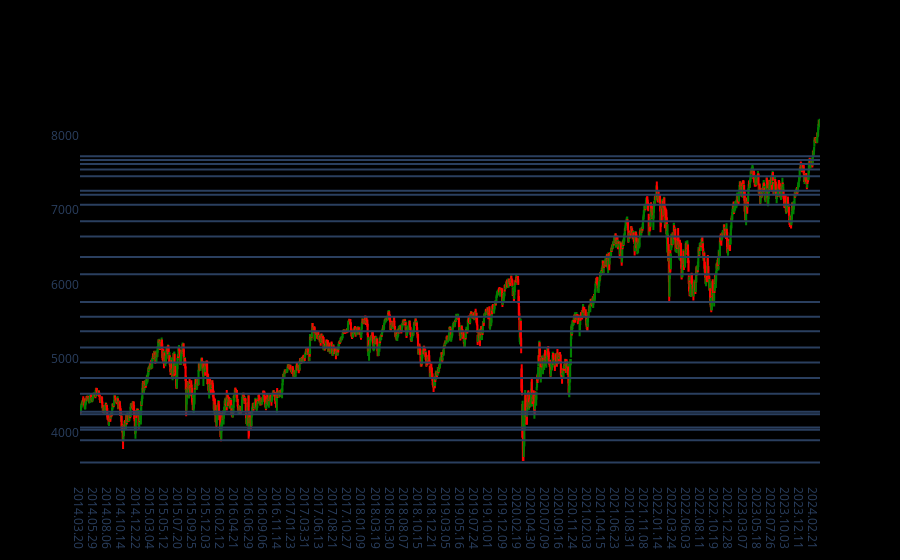

Write notebook code for a chart like this one.
### Code cell
import sys; sys.path.insert(1, '..')
import utility
from key_levels_finder.key_levels_algorithm import getKeyLevels

CAC40KeyLevels = getKeyLevels(df, useFilter=True,clusterBW=25)
utility.displayChartPrice(df, keylevels=CAC40KeyLevels)

### Figure 1 — Plotly figure (JSON) as saved in the notebook; plotly's stock layout.template omitted (floating-point values rounded to 4 significant figures; data arrays with more than 128 entries replaced by an {"elided": "..."} marker saying what was removed)
{"data": [{"close": {"elided": "2569 float values"}, "decreasing": {"line": {"color": "red"}}, "high": {"elided": "2569 float values"}, "increasing": {"line": {"color": "green"}}, "low": {"elided": "2569 float values"}, "open": {"elided": "2569 float values"}, "type": "candlestick", "x": {"elided": "2569 str values"}}], "layout": {"paper_bgcolor": "black", "plot_bgcolor": "black", "shapes": [{"type": "line", "x0": 0, "x1": 1, "xref": "x domain", "y0": 7723.0, "y1": 7723.0, "yref": "y"}, {"type": "line", "x0": 0, "x1": 1, "xref": "x domain", "y0": 7674.0, "y1": 7674.0, "yref": "y"}, {"type": "line", "x0": 0, "x1": 1, "xref": "x domain", "y0": 7619.0, "y1": 7619.0, "yref": "y"}, {"type": "line", "x0": 0, "x1": 1, "xref": "x domain", "y0": 7546.0, "y1": 7546.0, "yref": "y"}, {"type": "line", "x0": 0, "x1": 1, "xref": "x domain", "y0": 7456.0, "y1": 7456.0, "yref": "y"}, {"type": "line", "x0": 0, "x1": 1, "xref": "x domain", "y0": 7261.0, "y1": 7261.0, "yref": "y"}, {"type": "line", "x0": 0, "x1": 1, "xref": "x domain", "y0": 7205.0, "y1": 7205.0, "yref": "y"}, {"type": "line", "x0": 0, "x1": 1, "xref": "x domain", "y0": 7073.0, "y1": 7073.0, "yref": "y"}, {"type": "line", "x0": 0, "x1": 1, "xref": "x domain", "y0": 6851.0, "y1": 6851.0, "yref": "y"}, {"type": "line", "x0": 0, "x1": 1, "xref": "x domain", "y0": 6644.0, "y1": 6644.0, "yref": "y"}, {"type": "line", "x0": 0, "x1": 1, "xref": "x domain", "y0": 6368.0, "y1": 6368.0, "yref": "y"}, {"type": "line", "x0": 0, "x1": 1, "xref": "x domain", "y0": 6138.0, "y1": 6138.0, "yref": "y"}, {"type": "line", "x0": 0, "x1": 1, "xref": "x domain", "y0": 5765, "y1": 5765, "yref": "y"}, {"type": "line", "x0": 0, "x1": 1, "xref": "x domain", "y0": 5567.0, "y1": 5567.0, "yref": "y"}, {"type": "line", "x0": 0, "x1": 1, "xref": "x domain", "y0": 5372.0, "y1": 5372.0, "yref": "y"}, {"type": "line", "x0": 0, "x1": 1, "xref": "x domain", "y0": 5152.0, "y1": 5152.0, "yref": "y"}, {"type": "line", "x0": 0, "x1": 1, "xref": "x domain", "y0": 4949.0, "y1": 4949.0, "yref": "y"}, {"type": "line", "x0": 0, "x1": 1, "xref": "x domain", "y0": 4744.0, "y1": 4744.0, "yref": "y"}, {"type": "line", "x0": 0, "x1": 1, "xref": "x domain", "y0": 4529.0, "y1": 4529.0, "yref": "y"}, {"type": "line", "x0": 0, "x1": 1, "xref": "x domain", "y0": 4288, "y1": 4288, "yref": "y"}, {"type": "line", "x0": 0, "x1": 1, "xref": "x domain", "y0": 4254.0, "y1": 4254.0, "yref": "y"}, {"type": "line", "x0": 0, "x1": 1, "xref": "x domain", "y0": 4078.0, "y1": 4078.0, "yref": "y"}, {"type": "line", "x0": 0, "x1": 1, "xref": "x domain", "y0": 4045, "y1": 4045, "yref": "y"}, {"type": "line", "x0": 0, "x1": 1, "xref": "x domain", "y0": 3905.0, "y1": 3905.0, "yref": "y"}, {"type": "line", "x0": 0, "x1": 1, "xref": "x domain", "y0": 3606.0, "y1": 3606.0, "yref": "y"}], "xaxis": {"rangeslider": {"visible": false}, "showgrid": false}, "yaxis": {"showgrid": false}}}
